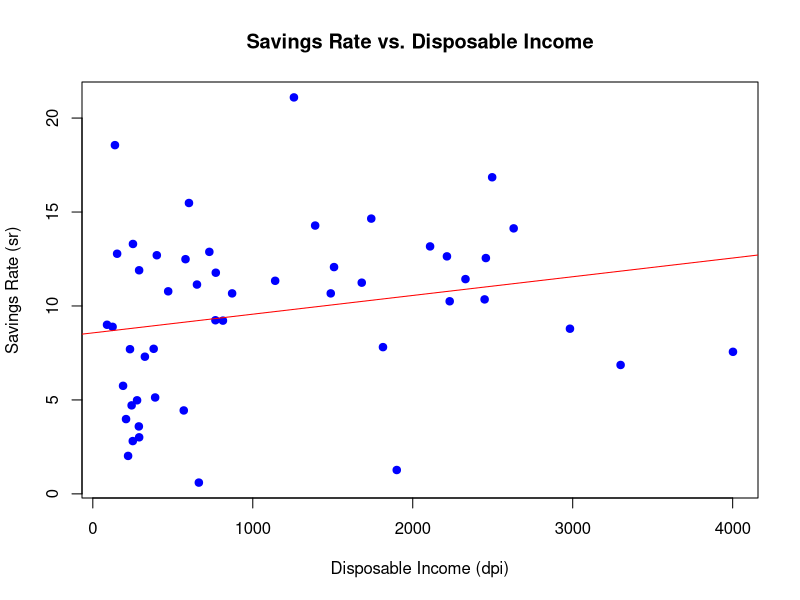

Reproduce this figure in R.
#load the dataset
data("LifeCycleSavings")
View(LifeCycleSavings)

summary(LifeCycleSavings)

# Load the dataset
data("LifeCycleSavings")

# Calculate the correlation between savings rate (sr) and disposable income (dpi)
correlation <- cor(LifeCycleSavings$sr, LifeCycleSavings$dpi)
print(paste("Correlation between savings rate and disposable income:", correlation))

# Optional: Create a scatter plot to visualize the relationship
plot(LifeCycleSavings$dpi, LifeCycleSavings$sr,
     main = "Savings Rate vs. Disposable Income",
     xlab = "Disposable Income (dpi)",
     ylab = "Savings Rate (sr)",
     col = "blue",
     pch = 19)

# Add a linear regression line
abline(lm(sr ~ dpi, data = LifeCycleSavings), col = "red")




